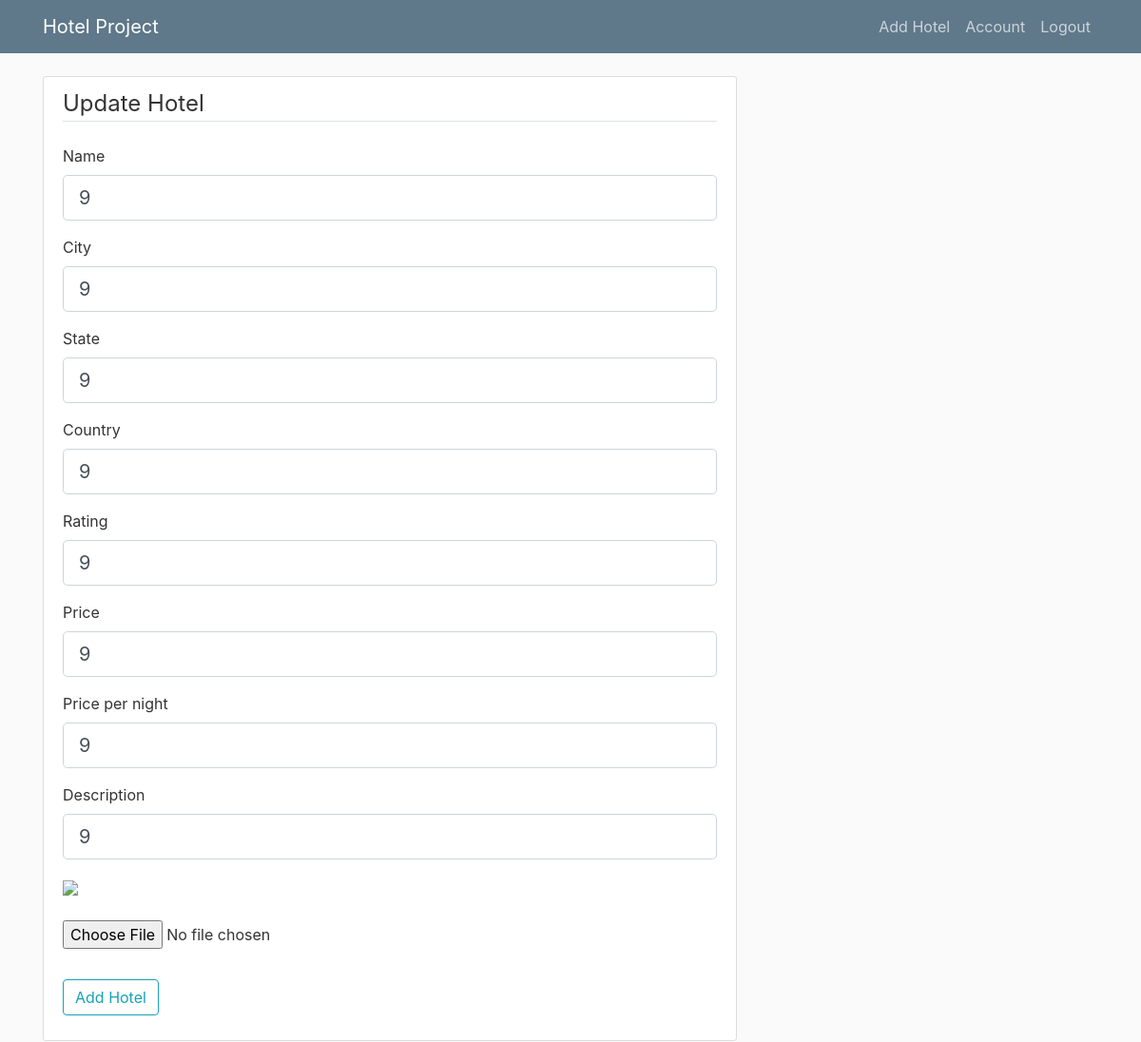
Screenshot of /post/1/update (signed in) with the database file from the repository.
### main/models.py (models this page shows, shortened)
class Hotel(db.Model):
    id = db.Column(db.Integer, primary_key = True)
    name = db.Column(db.String(120), nullable = False)
    city = db.Column(db.String(120), nullable = False)
    state = db.Column(db.String(120), nullable = False)
    country = db.Column(db.String(120), nullable = False)
    rating = db.Column(db.Integer, nullable = False)
    price_cat = db.Column(db.String(5), nullable = False)
    price_night = db.Column(db.Integer, nullable = False)
    content = db.Column(db.Text, nullable=False)
    pic_1 = db.Column(db.String(20), nullable = False, default = 'hotel_default.jpg')
    owner_id = db.Column(db.Integer, db.ForeignKey('user.id'), nullable=False)
    reserved = db.relationship('Reservation', backref='reservation_made', lazy=True)

### main/routes.py (the view)
@app.route("/post/<int:hotel_id>/update", methods=['GET', 'POST'])
@login_required
def update_hotel(hotel_id):
    hotel = Hotel.query.get_or_404(hotel_id)
    if hotel.owner_id != current_user.id:
        abort(403)
    form = PostForm()
    if form.validate_on_submit():
        if form.pic_1.data:
            picture_file = save_picture_hotel(form.pic_1.data)
            hotel.pic_1 = picture_file
        hotel.name = form.name.data
        hotel.city = form.city.data
        hotel.state = form.state.data
        hotel.country = form.country.data
        hotel.rating = form.rating.data
        hotel.price_cat = form.price_cat.data
        hotel.price_night = form.price_night.data
        hotel.content = form.content.data
        db.session.commit()
        flash('Your hotel information has been updated', 'success')
        return redirect(url_for('post', hotel_id=hotel.id))
    elif request.method == 'GET':
        form.name.data = hotel.name
        form.city.data = hotel.city
        form.state.data = hotel.state
        form.country.data = hotel.country
        form.rating.data = hotel.rating
        form.price_cat.data = hotel.price_cat
        form.price_night.data = hotel.price_night
        form.content.data = hotel.content
        form.pic_1.data = hotel.pic_1
    pic_1 = url_for('static', filename='hotel_pics/' + hotel.pic_1)
    return render_template('create_hotel.html', title='Update Hotel',
                            pic_1=pic_1, form=form, legend='Update Hotel')

### main/forms.py
class PostForm(FlaskForm):
    name = StringField('Name', validators=[DataRequired()])
    city = StringField('City', validators=[DataRequired()])
    state = StringField('State', validators=[DataRequired()])
    country = StringField('Country', validators=[DataRequired()])
    rating = IntegerField('Rating', validators=[DataRequired()])
    price_cat = StringField('Price', validators=[DataRequired()])
    price_night = IntegerField('Price per night', validators=[DataRequired()])
    content = StringField('Description', validators=[DataRequired()])
    pic_1 = FileField('Image', validators=[FileAllowed(['jpg', 'png'])])
    submit = SubmitField('Add Hotel')

### main/models.py (called while the page is built)
@login_manager.user_loader
def load_user(user_id):
    return User.query.get(int(user_id))

### main/templates/create_hotel.html (shortened to what this page needs)
{% extends "owner_layout.html" %}
{% block content %}
<div class ="content-section">
    <form method="POST" action="" enctype="multipart/form-data">
        <fieldset class="form-group">
            <legend class="border-bottom mb-4">{{ legend }}</legend>
            <div class="form-group">
                {{ form.name.label(class="form-control-label") }}
                {% if form.name.errors %}
                    {{ form.name(class="form-control form-control-lg is-invalid") }}
                    <div class="invalid-feedback">
                        {% for error in form.name.errors %}
                            <span>{{ error }}</span>
                        {% endfor %}
                    </div>
                {% else %}
                    {{ form.name(class="form-control form-control-lg") }}
                {% endif %}
            </div>
            <div class="form-group">
                {{ form.city.label(class="form-control-label") }}
                {% if form.city.errors %}
                    {{ form.city(class="form-control form-control-lg is-invalid") }}
                    <div class="invalid-feedback">
                        {% for error in form.city.errors %}
                            <span>{{ error }}</span>
                        {% endfor %}
                    </div>
                {% else %}
                    {{ form.city(class="form-control form-control-lg") }}
                {% endif %}
            </div>
            <div class="form-group">
                {{ form.state.label(class="form-control-label") }}
                {% if form.state.errors %}
                    {{ form.state(class="form-control form-control-lg is-invalid") }}
                    <div class="invalid-feedback">
                        {% for error in form.state.errors %}
                            <span>{{ error }}</span>
                        {% endfor %}
                    </div>
                {% else %}
                    {{ form.state(class="form-control form-control-lg") }}
                {% endif %}
            </div>
            <div class="form-group">
                {{ form.country.label(class="form-control-label") }}
                {% if form.country.errors %}
                    {{ form.country(class="form-control form-control-lg is-invalid") }}
                    <div class="invalid-feedback">
                        {% for error in form.country.errors %}
                            <span>{{ error }}</span>
                        {% endfor %}
                    </div>
                {% else %}
                    {{ form.country(class="form-control form-control-lg") }}
                {% endif %}
            </div>
            <div class="form-group">
                {{ form.rating.label(class="form-control-label") }}
                {% if form.rating.errors %}
                    {{ form.rating(class="form-control form-control-lg is-invalid") }}
                    <div class="invalid-feedback">
                        {% for error in form.rating.errors %}
                            <span>{{ error }}</span>
                        {% endfor %}
                    </div>
                {% else %}
                    {{ form.rating(class="form-control form-control-lg") }}
                {% endif %}
            </div>
            <div class="form-group">
                {{ form.price_cat.label(class="form-control-label") }}
                {% if form.price_cat.errors %}
                    {{ form.price_cat(class="form-control form-control-lg is-invalid") }}
                    <div class="invalid-feedback">
                        {% for error in form.price_cat.errors %}
                            <span>{{ error }}</span>
                        {% endfor %}
                    </div>
                {% else %}
                    {{ form.price_cat(class="form-control form-control-lg") }}
                {% endif %}
            </div>
            <div class="form-group">
                {{ form.price_night.label(class="form-control-label") }}
                {% if form.price_night.errors %}
                    {{ form.price_night(class="form-control form-control-lg is-invalid") }}
                    <div class="invalid-feedback">
                        {% for error in form.price_night.errors %}
                            <span>{{ error }}</span>
                        {% endfor %}
                    </div>
                {% else %}
                    {{ form.price_night(class="form-control form-control-lg") }}
                {% endif %}
            </div>
            <div class="form-group">
                {{ form.content.label(class="form-control-label") }}
                {% if form.content.errors %}
                    {{ form.content(class="form-control form-control-lg is-invalid") }}
                    <div class="invalid-feedback">
                        {% for error in form.content.errors %}
                            <span>{{ error }}</span>
                        {% endfor %}
                    </div>
                {% else %}
                    {{ form.content(class="form-control form-control-lg") }}
                {% endif %}
            </div>
            <div class="form-group">
              <a target="_blank" href="{{ pic_1 }}">
                <img src="{{ pic_1 }}" style="width:125px">
              </a>
              <br><br>
                {{ form.pic_1(class="form-control-file")}}
            </div>
        </fieldset>
        <div class="form-group">
          {{ form.submit(class='btn btn-outline-info') }}
        </div>
      </form>
    </div>
{% endblock content %}

### main/static/main.css (style rules this page uses)
body { background: #fafafa; color: #333333; margin-top: 5rem; }
.content-section { background: #ffffff; padding: 10px 20px; border: 1px solid #dddddd; border-radius: 3px; margin-bottom: 20px; }

### rows the page displays
Hotel: name "9", city "9", state "9", country "9", rating "9", price_cat "9", price_night "9", content "9"

### other values shown
{{ legend }} "Update Hotel"
